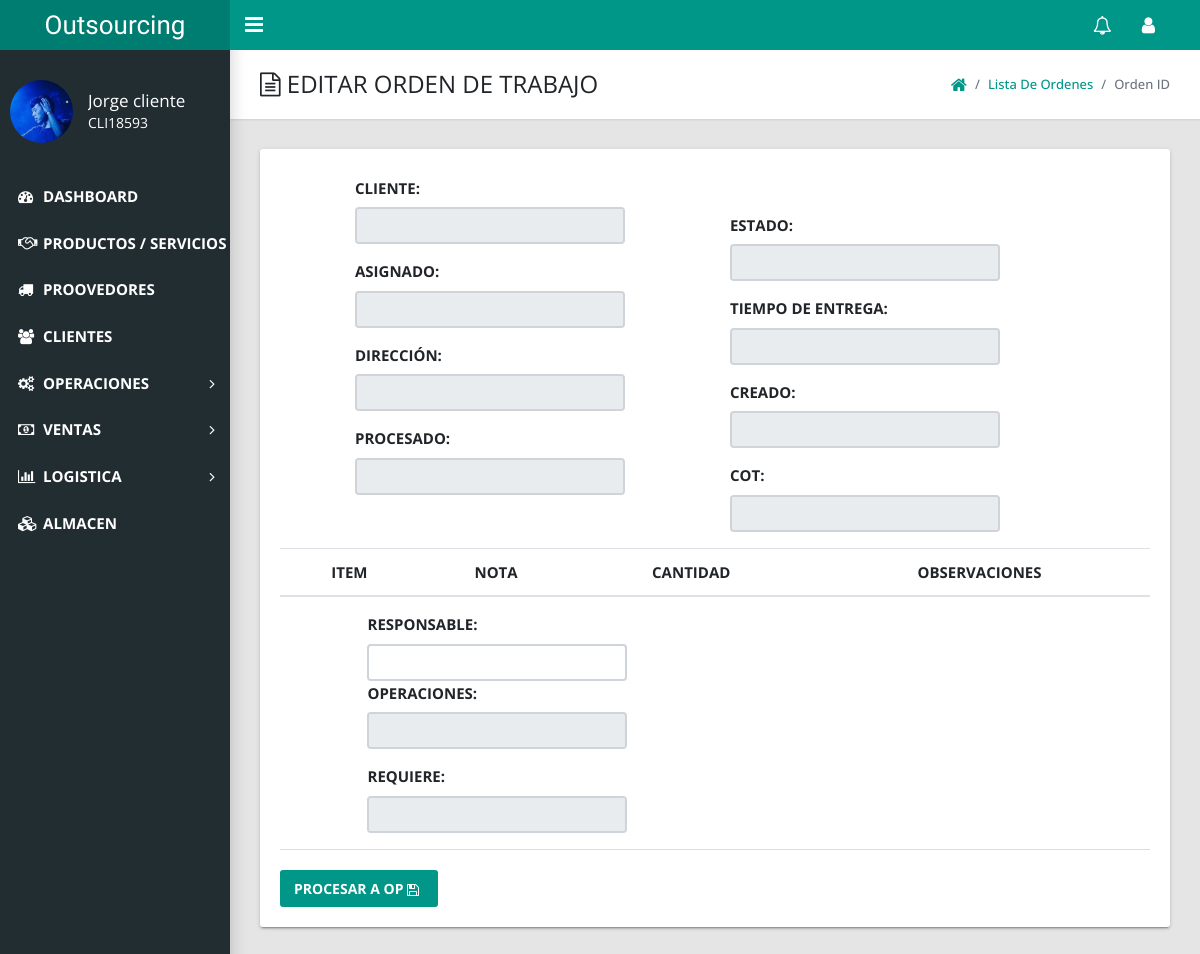
Before: /admin/index.php?action=edit_ot&otcod=OT-100 (signed in) with the older database file.
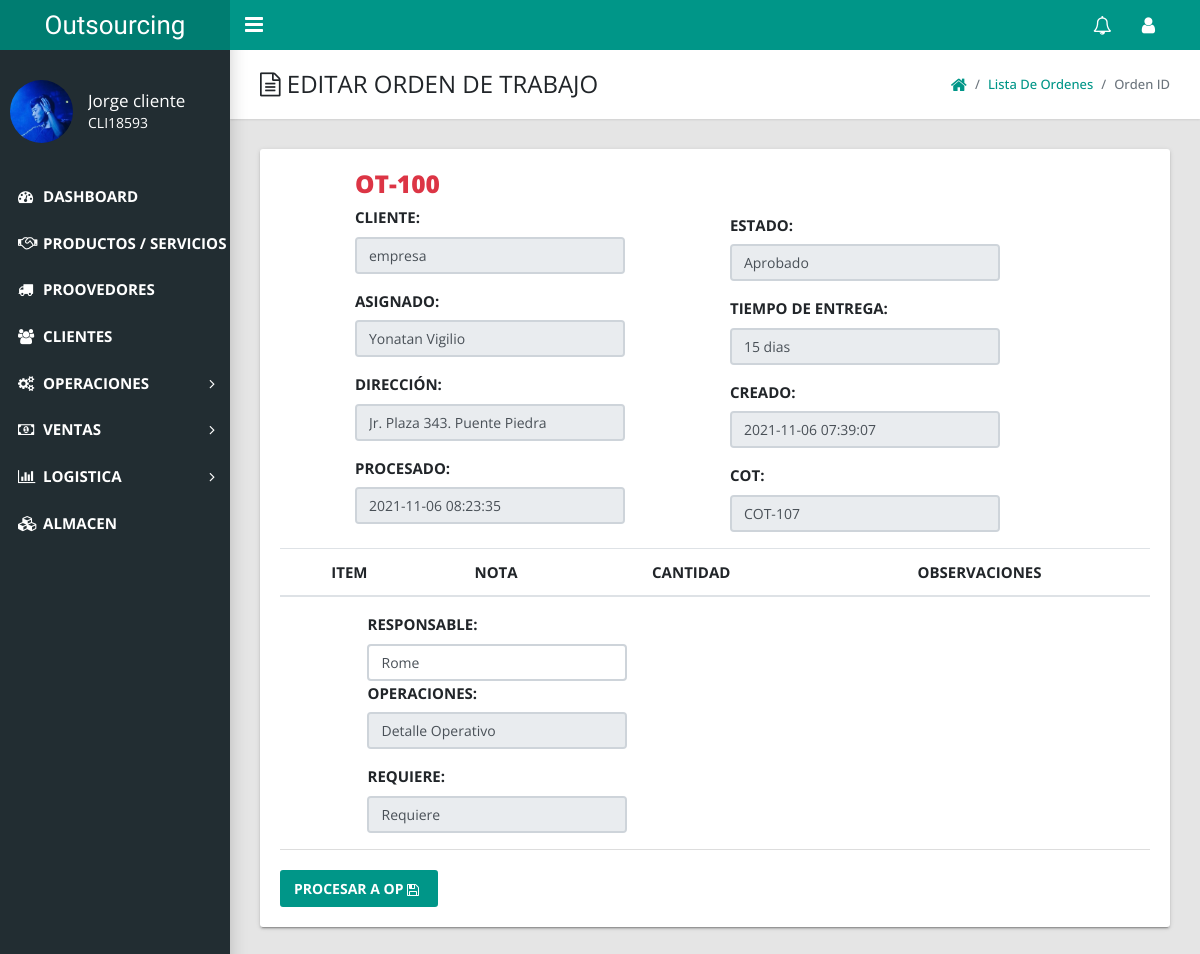
After: the same page with the newer database file.
### tables this page shows
CREATE TABLE `otcotizacion_servicio` (
  `ot_id` int(11) NOT NULL,
  `ot_codigo` varchar(50) NOT NULL,
  `ot_cot` varchar(50) NOT NULL,
  `ot_cliente` varchar(50) NOT NULL,
  `ot_asignado` varchar(50) NOT NULL,
  `ot_estado` varchar(50) NOT NULL,
  `ot_pago` varchar(20) NOT NULL,
  `ot_moneda` varchar(20) NOT NULL,
  `ot_entrega` varchar(20) NOT NULL,
  `ot_expira` varchar(50) NOT NULL,
  `ot_direccion` varchar(50) NOT NULL,
  `ot_fecha` datetime NOT NULL DEFAULT current_timestamp(),
  `ot_codserv` varchar(50) NOT NULL,
  `ot_servicio` varchar(100) NOT NULL,
  `ot_nota` varchar(100) NOT NULL,
  `ot_cantidad` int(11) NOT NULL,
  `ot_observaciones` varchar(100) NOT NULL,
  `ot_tecnico` varchar(50) NOT NULL,
  `ot_operativo` varchar(50) NOT NULL,
  `ot_requiere` varchar(100) NOT NULL,
  `ot_fechaEdit` datetime NOT NULL DEFAULT current_timestamp()
);

### admin/includes/operaciones/edit_ot.php (the view, shortened to what this page needs)
<link href="styles/ver.css" type="text/css" rel="stylesheet">
<?php if($_SESSION['role'] != 7 AND $_SESSION['role'] != 17 AND $_SESSION['role'] != 5 ){
  echo "<script>alert('No puedes acceder acá ')</script>";
  echo "<script>window.open('index.php?logged_in=Logueaste%20correctamente!','_self')</script>";
}else{
  ?>
<main class="app-content">
      <div class="app-title">
        <div>
          <h1><i class="fa fa-file-text-o"></i> EDITAR ORDEN DE TRABAJO</h1>
        </div>
         <ul class="app-breadcrumb breadcrumb side">
          <li class="breadcrumb-item"><a href="index.php?logged_in=Logueaste%20correctamente!"><i class="fa fa-home fa-lg"></i></a></li>
          <li class="breadcrumb-item"><a href="index.php?action=ordenes_trabajo">Lista de Ordenes</a></li>
          <li class="breadcrumb-item active">Orden ID</li>
        </ul>
      </div>
      <?php
            $edit_cat = mysqli_query($conexion, "select * from otcotizacion_servicio where ot_codigo='$_GET[otcod]'");
            $fetch_cat = mysqli_fetch_array($edit_cat);
            ?>
      <div class="row" style="font-size: 15px;">
      <div class="col-md-12">
        <div class="tile">
          <div class="row">
            <div class="col-lg-4 offset-lg-1">
              <form action="" method="POST" accept-charset="utf-8">
                <h3 style="color:#dc3545; "><b><?php echo $fetch_cat['ot_codigo'];?></b></h3>
                <div class="form-group">
                  <label for="exampleInputEmail1">CLIENTE:</label>
                  <input class="form-control" type="text" disabled value="<?php echo  $fetch_cat['ot_cliente'];?>" size="30" required>
                </div>
                 <div class="form-group">
                <label for="exampleInputEmail1">ASIGNADO:</label>
                <input type="text" class="form-control" value="<?php echo $fetch_cat['ot_asignado'];?>" disabled>
              </div>
               <div class="form-group">
                <label for="exampleInputEmail1">DIRECCIÓN:</label>
                <input class="form-control" type="text" value="<?php echo $fetch_cat['ot_direccion'];?>" size="30" disabled>
              </div>
               <div class="form-group">
                <label for="exampleInputEmail1">PROCESADO:</label>
                <input class="form-control" type="text" value="<?php echo $fetch_cat['ot_fechaEdit']; ?>" size="30" disabled>
              </div>
            </div>
            <div class="col-lg-4 offset-lg-1"><br><br>
             <div class="form-group">
                  <label for="exampleInputEmail1">ESTADO:</label><br>
                  <input type="text" class="form-control" value="<?php echo $fetch_cat['ot_estado'];?>" disabled>
                </div>
              <div class="form-group">
                <label for="exampleInputEmail1">TIEMPO DE ENTREGA:</label>
                <input type="text" class="form-control" value="<?php echo $fetch_cat['ot_entrega'];?>" disabled>
              </div>
              <div class="form-group">
                  <label for="exampleInputEmail1">CREADO:</label>
                  <input type="text" class="form-control" value="<?php echo $fetch_cat['ot_fecha'];?>" disabled>
                </div>
                 <div class="form-group">
                  <label for="exampleInputEmail1">COT:</label>
                  <input type="text" class="form-control" value="<?php echo $fetch_cat['ot_cot'];?>" disabled>
                </div>
               </div>
             </div>
              <div class="row" >
                <div class="col-12 table-responsive">
                  <table class="table table-striped">
                    <thead align="center">
                      <tr>
                        <th>ITEM</th>
                        <th>NOTA</th>
                        <th>CANTIDAD</th>
                        <th>OBSERVACIONES</th>
                      </tr>
                    </thead>
                  </table>
                </div>
              </div>
             <div class="col-lg-4 offset-lg-1">
              <div class="form-group">
                <label for="exampleInputEmail1">RESPONSABLE:</label>
                <input class="form-control rounded " id="tag" name="op_responsable"value="<?php echo $fetch_cat['ot_tecnico'];?>" >
              </div>
              <div class="form-group">
                <label for="exampleInputEmail1">OPERACIONES:</label><br>
                <input class="form-control" cols="65" rows="5" value="<?php echo $fetch_cat['ot_operativo'];?>" disabled></input>
              </div>
              <div class="form-group">
                <label for="exampleInputEmail1">REQUIERE:</label>
                <input class="form-control" cols="65" rows="5" value="<?php echo $fetch_cat['ot_requiere'];?>" disabled></input>
              </div>
            </div>
             <div class="tile-footer">
                  <button class="btn btn-primary"name="procesarOP" type="submit">PROCESAR A OP <i class="fa fa-floppy-o" aria-hidden="true"></i></button>
                </div></div>
            </div>
          </div>
        </div>
      </div>
<?php } ?>

Changed rows visible on the page:
added otcotizacion_servicio: ot_codigo "OT-100", ot_cliente "empresa", ot_asignado "Yonatan Vigilio", ot_direccion "Jr. Plaza 343. Puente Piedra", ot_fechaEdit "2021-11-06 08:23:35", ot_estado "Aprobado", ot_entrega "15 dias", ot_fecha "2021-11-06 07:39:07", ot_cot "COT-107", ot_operativo "Detalle Operativo", ot_requiere "Requiere"
Other visible differences:
form field op_responsable: (not shown) → "Rome"
